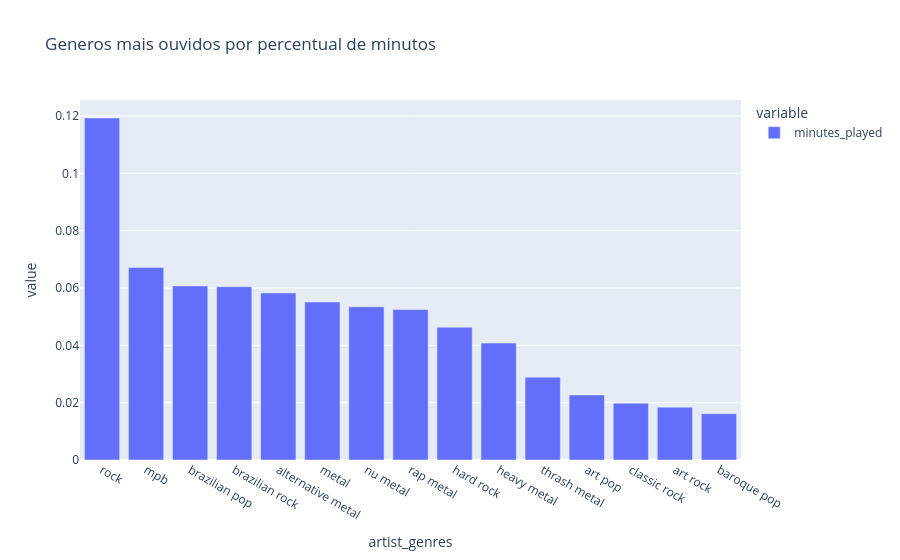

The notebook cell saved with this chart:
### Code cell
genre_share = genre_time / genre_time.sum()
gerar_grafico_colunas(genre_share.head(15),'Generos mais ouvidos por percentual de minutos')

### Figure 1 — Plotly figure (JSON) as saved in the notebook; plotly's stock layout.template omitted (floating-point values rounded to 4 significant figures)
{"data": [{"hovertemplate": "variable=minutes_played<br>artist_genres=%{x}<br>value=%{y}<extra></extra>", "legendgroup": "minutes_played", "marker": {"color": "#636efa", "pattern": {"shape": ""}}, "name": "minutes_played", "orientation": "v", "showlegend": true, "textposition": "auto", "type": "bar", "x": ["rock", "mpb", "brazilian pop", "brazilian rock", "alternative metal", "metal", "nu metal", "rap metal", "hard rock", "heavy metal", "thrash metal", "art pop", "classic rock", "art rock", "baroque pop"], "xaxis": "x", "y": [0.1193, 0.06719, 0.06075, 0.06046, 0.05827, 0.05511, 0.05342, 0.05249, 0.04633, 0.04078, 0.02887, 0.0227, 0.01981, 0.01843, 0.01617], "yaxis": "y"}], "layout": {"barmode": "relative", "legend": {"title": {"text": "variable"}, "tracegroupgap": 0}, "title": {"text": "Generos mais ouvidos por percentual de minutos"}, "xaxis": {"anchor": "y", "domain": [0, 1], "title": {"text": "artist_genres"}}, "yaxis": {"anchor": "x", "domain": [0, 1], "title": {"text": "value"}}}}
